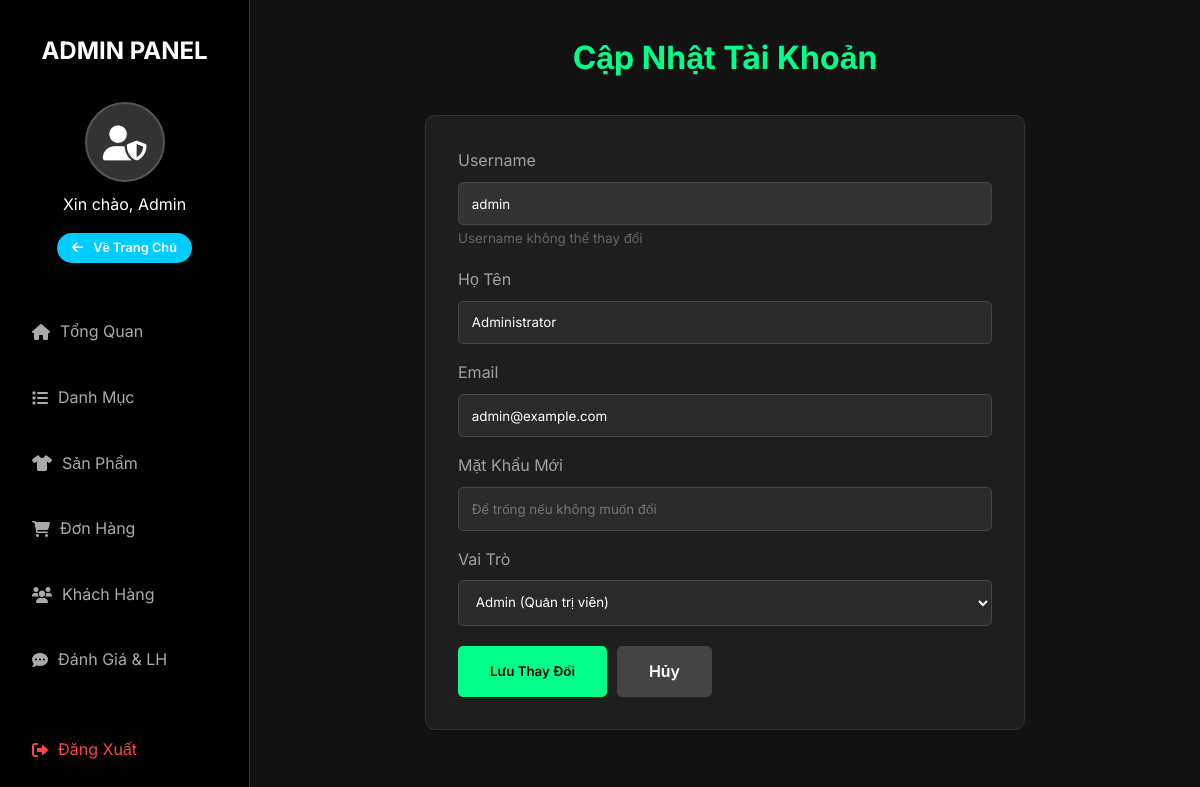
/admin/edit_user.php?id=1 (signed in), run on the app's committed database.
### tables this page shows
CREATE TABLE `users` (
  `id` int(11) NOT NULL,
  `username` varchar(50) NOT NULL,
  `password` varchar(255) NOT NULL,
  `fullname` varchar(100) NOT NULL,
  `email` varchar(100) NOT NULL,
  `phone` varchar(20) DEFAULT NULL,
  `address` text DEFAULT NULL,
  `role` enum('user','admin') DEFAULT 'user',
  `created_at` timestamp NULL DEFAULT current_timestamp()
);

### admin/edit_user.php (the view, shortened to what this page needs)
<?php
require_once '../config.php';
$id = $_GET['id'] ?? null;
$stmt = $conn->prepare("SELECT * FROM users WHERE id = ?");
$stmt->bind_param("i", $id);
$stmt->execute();
$user = $stmt->get_result()->fetch_assoc();
include 'header_layout.php';
?>
<div style="max-width: 600px; margin: 0 auto;">
    <h1 class="section-title">Cập Nhật Tài Khoản</h1>
    <div class="form-container" style="max-width: 100%; margin-top: 0;">
        <form method="POST">
            <div class="form-group">
                <label>Username</label>
                <input type="text" class="form-control" value="<?php echo htmlspecialchars($user['username']); ?>" disabled style="background: #333; cursor: not-allowed;">
                <small style="color: #666;">Username không thể thay đổi</small>
            </div>
            <div class="form-group">
                <label>Họ Tên</label>
                <input type="text" name="fullname" class="form-control" value="<?php echo htmlspecialchars($user['fullname']); ?>" required>
            </div>
            <div class="form-group">
                <label>Email</label>
                <input type="email" name="email" class="form-control" value="<?php echo htmlspecialchars($user['email']); ?>" required>
            </div>
            <div class="form-group">
                <label>Mặt Khẩu Mới</label>
                <input type="password" name="password" class="form-control" placeholder="Để trống nếu không muốn đổi">
            </div>
            <div class="form-group">
                <label>Vai Trò</label>
                <select name="role" class="form-control">
                    <option value="admin" <?php echo $user['role'] == 'admin' ? 'selected' : ''; ?>>Admin (Quản trị viên)</option>
                </select>
            </div>
            <div style="display: flex; gap: 10px; margin-top: 20px;">
                <button type="submit" name="update_user" class="btn">Lưu Thay Đổi</button>
                <a href="users.php" class="btn" style="background: #444; color: #fff;">Hủy</a>
            </div>
        </form>
    </div>
</div>
</main>
</div>
</body>
</html>

### css/style.css (style rules this page uses)
:root { --primary-color: #00ff88; --secondary-color: #00ccff; --bg-color: #121212; --card-bg: #1e1e1e; --text-color: #e0e0e0; --text-muted: #a0a0a0; --danger: #ff4444; }
* { margin: 0; padding: 0; box-sizing: border-box; font-family: "Inter", sans-serif; }
body { background-color: var(--bg-color); color: var(--text-color); line-height: 1.6; }
a { text-decoration: none; color: inherit; transition: 0.3s; }
.btn { padding: 0.8rem 2rem; background-color: var(--primary-color); color: #000; font-weight: 600; border-radius: 5px; border: none; cursor: pointer; }
.section-title { text-align: center; margin-bottom: 2rem; font-size: 2rem; color: var(--primary-color); }
.form-container { max-width: 400px; margin: 5rem auto; background: var(--card-bg); padding: 2rem; border-radius: 10px; border: 1px solid #333; }
.form-group { margin-bottom: 1rem; }
.form-group label { display: block; margin-bottom: 0.5rem; color: var(--text-muted); }
.form-control { width: 100%; padding: 0.8rem; background: #2a2a2a; border: 1px solid #444; color: #fff; border-radius: 5px; }

### data on the page
users: username "admin", fullname "Administrator", email "admin@example.com", role "Admin (Quản trị viên)"

### other printed values
$_SESSION['fullname'] "Admin"
